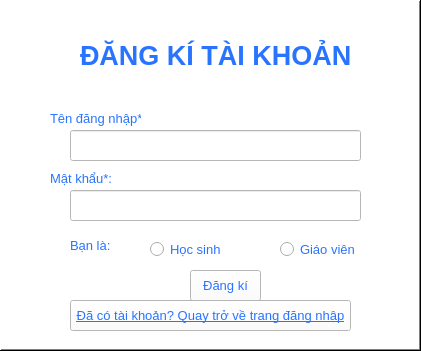
   <widget class="QFrame" name="SignUpFrame">
    <property name="enabled">
     <bool>true</bool>
    </property>
    <property name="geometry">
     <rect>
      <x>30</x>
      <y>260</y>
      <width>421</width>
      <height>351</height>
     </rect>
    </property>
    <property name="sizePolicy">
     <sizepolicy hsizetype="Expanding" vsizetype="Expanding">
      <horstretch>0</horstretch>
      <verstretch>0</verstretch>
     </sizepolicy>
    </property>
    <property name="palette">
     <palette>
      <active>
       <colorrole role="WindowText">
        <brush brushstyle="SolidPattern">
         <color alpha="255">
          <red>41</red>
          <green>116</green>
          <blue>255</blue>
         </color>
        </brush>
       </colorrole>
       <colorrole role="Button">
        <brush brushstyle="SolidPattern">
         <color alpha="255">
          <red>255</red>
          <green>255</green>
          <blue>255</blue>
         </color>
        </brush>
       </colorrole>
       <colorrole role="Light">
        <brush brushstyle="SolidPattern">
         <color alpha="255">
          <red>255</red>
          <green>255</green>
          <blue>255</blue>
         </color>
        </brush>
       </colorrole>
       <colorrole role="Midlight">
        <brush brushstyle="SolidPattern">
         <color alpha="255">
          <red>255</red>
          <green>255</green>
          <blue>255</blue>
         </color>
        </brush>
       </colorrole>
       <colorrole role="Dark">
        <brush brushstyle="SolidPattern">
         <color alpha="255">
          <red>127</red>
          <green>127</green>
          <blue>127</blue>
         </color>
        </brush>
       </colorrole>
       <colorrole role="Mid">
        <brush brushstyle="SolidPattern">
         <color alpha="255">
          <red>170</red>
          <green>170</green>
          <blue>170</blue>
         </color>
        </brush>
       </colorrole>
       <colorrole role="Text">
        <brush brushstyle="SolidPattern">
         <color alpha="255">
          <red>0</red>
          <green>0</green>
          <blue>0</blue>
         </color>
        </brush>
       </colorrole>
       <colorrole role="BrightText">
        <brush brushstyle="SolidPattern">
         <color alpha="255">
          <red>255</red>
          <green>255</green>
          <blue>255</blue>
         </color>
        </brush>
       </colorrole>
       <colorrole role="ButtonText">
        <brush brushstyle="SolidPattern">
         <color alpha="255">
          <red>41</red>
          <green>116</green>
          <blue>255</blue>
         </color>
        </brush>
       </colorrole>
       <colorrole role="Base">
        <brush brushstyle="SolidPattern">
         <color alpha="255">
          <red>255</red>
          <green>255</green>
          <blue>255</blue>
         </color>
        </brush>
       </colorrole>
       <colorrole role="Window">
        <brush brushstyle="SolidPattern">
         <color alpha="255">
          <red>255</red>
          <green>255</green>
          <blue>255</blue>
         </color>
        </brush>
       </colorrole>
       <colorrole role="Shadow">
        <brush brushstyle="SolidPattern">
         <color alpha="255">
          <red>0</red>
          <green>0</green>
          <blue>0</blue>
         </color>
        </brush>
       </colorrole>
       <colorrole role="AlternateBase">
        <brush brushstyle="SolidPattern">
         <color alpha="255">
          <red>255</red>
          <green>255</green>
          <blue>255</blue>
         </color>
        </brush>
       </colorrole>
       <colorrole role="ToolTipBase">
        <brush brushstyle="SolidPattern">
         <color alpha="255">
          <red>255</red>
          <green>255</green>
          <blue>220</blue>
         </color>
        </brush>
       </colorrole>
       <colorrole role="ToolTipText">
        <brush brushstyle="SolidPattern">
         <color alpha="255">
          <red>255</red>
          <green>255</green>
          <blue>255</blue>
         </color>
        </brush>
       </colorrole>
       <colorrole role="PlaceholderText">
        <brush brushstyle="SolidPattern">
         <color alpha="128">
          <red>0</red>
          <green>0</green>
          <blue>0</blue>
         </color>
        </brush>
       </colorrole>
      </active>
      <inactive>
       <colorrole role="WindowText">
        <brush brushstyle="SolidPattern">
         <color alpha="255">
          <red>41</red>
          <green>116</green>
          <blue>255</blue>
         </color>
        </brush>
       </colorrole>
       <colorrole role="Button">
        <brush brushstyle="SolidPattern">
         <color alpha="255">
          <red>255</red>
          <green>255</green>
          <blue>255</blue>
         </color>
        </brush>
       </colorrole>
       <colorrole role="Light">
        <brush brushstyle="SolidPattern">
         <color alpha="255">
          <red>255</red>
          <green>255</green>
          <blue>255</blue>
         </color>
        </brush>
       </colorrole>
       <colorrole role="Midlight">
        <brush brushstyle="SolidPattern">
         <color alpha="255">
          <red>255</red>
          <green>255</green>
          <blue>255</blue>
         </color>
        </brush>
       </colorrole>
       <colorrole role="Dark">
        <brush brushstyle="SolidPattern">
         <color alpha="255">
          <red>127</red>
          <green>127</green>
          <blue>127</blue>
         </color>
        </brush>
       </colorrole>
       <colorrole role="Mid">
        <brush brushstyle="SolidPattern">
         <color alpha="255">
          <red>170</red>
          <green>170</green>
          <blue>170</blue>
         </color>
        </brush>
       </colorrole>
       <colorrole role="Text">
        <brush brushstyle="SolidPattern">
         <color alpha="255">
          <red>0</red>
          <green>0</green>
          <blue>0</blue>
         </color>
        </brush>
       </colorrole>
       <colorrole role="BrightText">
        <brush brushstyle="SolidPattern">
         <color alpha="255">
          <red>255</red>
          <green>255</green>
          <blue>255</blue>
         </color>
        </brush>
       </colorrole>
       <colorrole role="ButtonText">
        <brush brushstyle="SolidPattern">
         <color alpha="255">
          <red>41</red>
          <green>116</green>
          <blue>255</blue>
         </color>
        </brush>
       </colorrole>
       <colorrole role="Base">
        <brush brushstyle="SolidPattern">
         <color alpha="255">
          <red>255</red>
          <green>255</green>
          <blue>255</blue>
         </color>
        </brush>
       </colorrole>
       <colorrole role="Window">
        <brush brushstyle="SolidPattern">
         <color alpha="255">
          <red>255</red>
          <green>255</green>
          <blue>255</blue>
         </color>
        </brush>
       </colorrole>
       <colorrole role="Shadow">
        <brush brushstyle="SolidPattern">
         <color alpha="255">
          <red>0</red>
          <green>0</green>
          <blue>0</blue>
         </color>
        </brush>
       </colorrole>
       <colorrole role="AlternateBase">
        <brush brushstyle="SolidPattern">
         <color alpha="255">
          <red>255</red>
          <green>255</green>
          <blue>255</blue>
         </color>
        </brush>
       </colorrole>
       <colorrole role="ToolTipBase">
        <brush brushstyle="SolidPattern">
         <color alpha="255">
          <red>255</red>
          <green>255</green>
          <blue>220</blue>
         </color>
        </brush>
       </colorrole>
       <colorrole role="ToolTipText">
        <brush brushstyle="SolidPattern">
         <color alpha="255">
          <red>255</red>
          <green>255</green>
          <blue>255</blue>
         </color>
        </brush>
       </colorrole>
       <colorrole role="PlaceholderText">
        <brush brushstyle="SolidPattern">
         <color alpha="128">
          <red>0</red>
          <green>0</green>
          <blue>0</blue>
         </color>
        </brush>
       </colorrole>
      </inactive>
      <disabled>
       <colorrole role="WindowText">
        <brush brushstyle="SolidPattern">
         <color alpha="255">
          <red>127</red>
          <green>127</green>
          <blue>127</blue>
         </color>
        </brush>
       </colorrole>
       <colorrole role="Button">
        <brush brushstyle="SolidPattern">
         <color alpha="255">
          <red>255</red>
          <green>255</green>
          <blue>255</blue>
         </color>
        </brush>
       </colorrole>
       <colorrole role="Light">
        <brush brushstyle="SolidPattern">
         <color alpha="255">
          <red>255</red>
          <green>255</green>
          <blue>255</blue>
         </color>
        </brush>
       </colorrole>
       <colorrole role="Midlight">
        <brush brushstyle="SolidPattern">
         <color alpha="255">
          <red>255</red>
          <green>255</green>
          <blue>255</blue>
         </color>
        </brush>
       </colorrole>
       <colorrole role="Dark">
        <brush brushstyle="SolidPattern">
         <color alpha="255">
          <red>127</red>
          <green>127</green>
          <blue>127</blue>
         </color>
        </brush>
       </colorrole>
       <colorrole role="Mid">
        <brush brushstyle="SolidPattern">
         <color alpha="255">
          <red>170</red>
          <green>170</green>
          <blue>170</blue>
         </color>
        </brush>
       </colorrole>
       <colorrole role="Text">
        <brush brushstyle="SolidPattern">
         <color alpha="255">
          <red>127</red>
          <green>127</green>
          <blue>127</blue>
         </color>
        </brush>
       </colorrole>
       <colorrole role="BrightText">
        <brush brushstyle="SolidPattern">
         <color alpha="255">
          <red>255</red>
          <green>255</green>
          <blue>255</blue>
         </color>
        </brush>
       </colorrole>
       <colorrole role="ButtonText">
        <brush brushstyle="SolidPattern">
         <color alpha="255">
          <red>127</red>
          <green>127</green>
          <blue>127</blue>
         </color>
        </brush>
       </colorrole>
       <colorrole role="Base">
        <brush brushstyle="SolidPattern">
         <color alpha="255">
          <red>255</red>
          <green>255</green>
          <blue>255</blue>
         </color>
        </brush>
       </colorrole>
       <colorrole role="Window">
        <brush brushstyle="SolidPattern">
         <color alpha="255">
          <red>255</red>
          <green>255</green>
          <blue>255</blue>
         </color>
        </brush>
       </colorrole>
       <colorrole role="Shadow">
        <brush brushstyle="SolidPattern">
         <color alpha="255">
          <red>0</red>
          <green>0</green>
          <blue>0</blue>
         </color>
        </brush>
       </colorrole>
       <colorrole role="AlternateBase">
        <brush brushstyle="SolidPattern">
         <color alpha="255">
          <red>255</red>
          <green>255</green>
          <blue>255</blue>
         </color>
        </brush>
       </colorrole>
       <colorrole role="ToolTipBase">
        <brush brushstyle="SolidPattern">
         <color alpha="255">
          <red>255</red>
          <green>255</green>
          <blue>220</blue>
         </color>
        </brush>
       </colorrole>
       <colorrole role="ToolTipText">
        <brush brushstyle="SolidPattern">
         <color alpha="255">
          <red>255</red>
          <green>255</green>
          <blue>255</blue>
         </color>
        </brush>
       </colorrole>
       <colorrole role="PlaceholderText">
        <brush brushstyle="SolidPattern">
         <color alpha="128">
          <red>0</red>
          <green>0</green>
          <blue>0</blue>
         </color>
        </brush>
       </colorrole>
      </disabled>
     </palette>
    </property>
    <property name="font">
     <font>
      <pointsize>10</pointsize>
     </font>
    </property>
    <property name="frameShape">
     <enum>QFrame::WinPanel</enum>
    </property>
    <property name="frameShadow">
     <enum>QFrame::Raised</enum>
    </property>
    <property name="lineWidth">
     <number>10</number>
    </property>
    <property name="midLineWidth">
     <number>10</number>
    </property>
    <widget class="QLineEdit" name="username_input_2">
     <property name="geometry">
      <rect>
       <x>70</x>
       <y>130</y>
       <width>291</width>
       <height>31</height>
      </rect>
     </property>
    </widget>
    <widget class="QLabel" name="signup_title">
     <property name="geometry">
      <rect>
       <x>80</x>
       <y>20</y>
       <width>331</width>
       <height>71</height>
      </rect>
     </property>
     <property name="font">
      <font>
       <family>Arial</family>
       <pointsize>20</pointsize>
       <weight>75</weight>
       <bold>true</bold>
       <kerning>true</kerning>
      </font>
     </property>
     <property name="text">
      <string>ĐĂNG KÍ TÀI KHOẢN</string>
     </property>
    </widget>
    <widget class="QLabel" name="username_title_2">
     <property name="geometry">
      <rect>
       <x>50</x>
       <y>110</y>
       <width>91</width>
       <height>16</height>
      </rect>
     </property>
     <property name="font">
      <font>
       <pointsize>10</pointsize>
      </font>
     </property>
     <property name="text">
      <string>Tên đăng nhập*:</string>
     </property>
    </widget>
    <widget class="QLineEdit" name="pass_input_2">
     <property name="geometry">
      <rect>
       <x>70</x>
       <y>190</y>
       <width>291</width>
       <height>31</height>
      </rect>
     </property>
    </widget>
    <widget class="QLabel" name="pass_title_2">
     <property name="geometry">
      <rect>
       <x>50</x>
       <y>170</y>
       <width>91</width>
       <height>16</height>
      </rect>
     </property>
     <property name="text">
      <string>Mật khẩu*:</string>
     </property>
    </widget>
    <widget class="QPushButton" name="signup_button">
     <property name="geometry">
      <rect>
       <x>190</x>
       <y>270</y>
       <width>71</width>
       <height>31</height>
      </rect>
     </property>
     <property name="text">
      <string>Đăng kí</string>
     </property>
    </widget>
    <widget class="QPushButton" name="tosignin_button">
     <property name="geometry">
      <rect>
       <x>70</x>
       <y>300</y>
       <width>281</width>
       <height>31</height>
      </rect>
     </property>
     <property name="font">
      <font>
       <pointsize>10</pointsize>
       <underline>true</underline>
       <strikeout>false</strikeout>
      </font>
     </property>
     <property name="text">
      <string>Đã có tài khoản? Quay trở về trang đăng nhập</string>
     </property>
    </widget>
    <widget class="QWidget" name="role_check" native="true">
     <property name="geometry">
      <rect>
       <x>60</x>
       <y>230</y>
       <width>321</width>
       <height>31</height>
      </rect>
     </property>
     <widget class="QRadioButton" name="Teacher">
      <property name="geometry">
       <rect>
        <x>220</x>
        <y>10</y>
        <width>82</width>
        <height>18</height>
       </rect>
      </property>
      <property name="text">
       <string>Giáo viên</string>
      </property>
     </widget>
     <widget class="QLabel" name="label">
      <property name="geometry">
       <rect>
        <x>10</x>
        <y>0</y>
        <width>51</width>
        <height>31</height>
       </rect>
      </property>
      <property name="text">
       <string>Bạn là:</string>
      </property>
     </widget>
     <widget class="QRadioButton" name="Student">
      <property name="geometry">
       <rect>
        <x>90</x>
        <y>10</y>
        <width>82</width>
        <height>18</height>
       </rect>
      </property>
      <property name="text">
       <string>Học sinh</string>
      </property>
     </widget>
    </widget>
   </widget>
